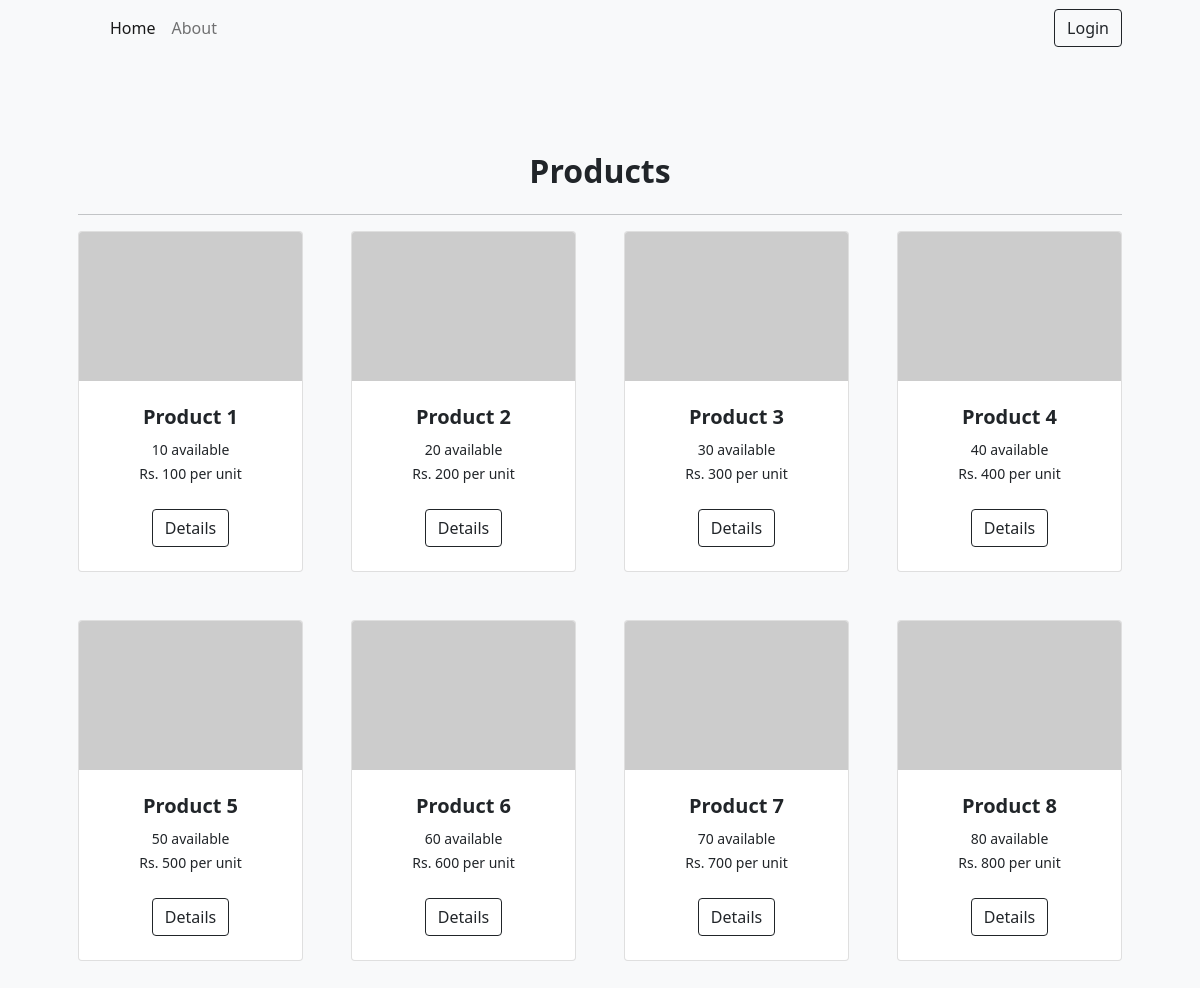
The page / on the database its author committed.
### tables this page shows
CREATE TABLE `products` (
  `productId` int NOT NULL AUTO_INCREMENT,
  `productName` varchar(50) NOT NULL,
  `product_price` int NOT NULL,
  `product_quantity` int NOT NULL,
  `product_description` varchar(100) DEFAULT NULL,
  `product_image` varchar(100) DEFAULT NULL,
  `product_supplier` varchar(20) DEFAULT NULL,
  PRIMARY KEY (`productId`)
);

### public/index.php (called while the page is built, shortened)
<?php
$router = new Router();
$router->get('/', [MainController::class, 'landingPage']);
$router->get('/login', [UserController::class, 'userLogin']);
$router->post('/login', [UserController::class, 'userLogin']);
$router->get('/signin', [UserController::class, 'userSignin']);
$router->post('/signin', [UserController::class, 'userSignin']);
$router->post('/logout', [UserController::class, 'userLogout']);
$router->get('/admin/products', [MainController::class, 'authAdminProductPage']);
$router->post('/admin/products', [MainController::class, 'authAdminProductPage']);
$router->get('/admin/add/products', [ProductController::class, 'adminAddNewProducts']);
$router->post('/admin/add/products', [ProductController::class, 'adminAddNewProducts']);
$router->get('/admin/edit/products', [ProductController::class, 'productUpdateForm']);
$router->post('/admin/edit/products', [ProductController::class, 'productUpdateForm']);
$router->get('/admin/updated/products', [ProductController::class, 'adminUpdateProducts']);
$router->post('/admin/updated/products', [ProductController::class, 'adminUpdateProducts']);
$router->post('/admin/delete/products', [ProductController::class, 'adminDeleteProducts']);
$router->get('/admin/customers', [MainController::class, 'authAdminCustomerPage']);
$router->post('/admin/customers', [MainController::class, 'authAdminCustomerPage']);
$router->post('/admin/delete/customers', [CustomerController::class, 'deleteExistingCustomerByAdmin']);
$router->get('/admin/orders', [MainController::class, 'authAdminOrderPage']);
$router->post('/admin/orders', [MainController::class, 'authAdminOrderPage']);
$router->post('/admin/delete/orders', [OrderController::class, 'deleteOrder']);
$router->get('/customer/products', [MainController::class, 'authCustomerProductPage']);
$router->post('/customer/products', [MainController::class, 'authCustomerProductPage']);
$router->get('/customer/orders', [MainController::class, 'authCustomerOrderPage']);
$router->post('/customer/orders', [MainController::class, 'authCustomerOrderPage']);
$router->get('/customer/product/orders', [OrderController::class, 'customerProductOrderForm']);
$router->post('/customer/product/orders', [OrderController::class, 'customerProductOrderForm']);
$router->get('/customer/new_orders', [OrderController::class, 'insertsNewOrdersOfCustomers']);
$router->post('/customer/new_orders', [OrderController::class, 'insertsNewOrdersOfCustomers']);
$router->get('/customer/edit/orders', [OrderController::class, 'customerUpdateOrderForm']);
$router->post('/customer/edit/orders', [OrderController::class, 'customerUpdateOrderForm']);
$router->get('/customer/updated/orders', [OrderController::class, 'updateOrder']);
$router->post('/customer/updated/orders', [OrderController::class, 'updateOrder']);
$router->post('/customer/delete/orders', [OrderController::class, 'deleteOrder']);
$router->resolve();

### Base/Database.php (called while the page is built, shortened)
<?php
class Database
{
    private $conn;
    public function __construct()
    {
        $servername = "localhost";
        $username = "user";
        $password = "pass123";
        $dbname = "cms";
        $this->conn = new \mysqli($servername, $username, $password, $dbname);
    }
    public function getProductInfo()
    {
        $sql = 'SELECT * FROM products';
        $result = $this->conn->query($sql);
        return $result->fetch_all(MYSQLI_ASSOC);
    }
}

### views/_landing_page/index.php (the view, shortened to what this page needs)
<section class="py-5 bg-light">
    <div class="container px-4 px-lg-5 mt-5">
        <center> <h2 class="fw-bolder mb-4">Products</h2> </center> <hr>
        <div class="row gx-4 gx-lg-5 row-cols-2 row-cols-md-3 row-cols-xl-4 justify-content-center">
            <?php foreach($products as $i => $products) : ?>
                <div class="col mb-5">
                    <div class="card h-100">
                        <img class="card-img-top" src="https://dummyimage.com/450x300/dee2e6/6c757d.jpg" alt="..." />
                        <div class="card-body p-4">
                            <div class="text-center">
                                <h5 class="fw-bolder"><?php echo $products['productName']?></h5>
                                <small>  <?php echo $products['product_quantity']?> available </small> <br>
                                <small> Rs. <?php echo $products['product_price']?> per unit </small>
                            </div>
                        </div>
                        <div class="card-footer p-4 pt-0 border-top-0 bg-transparent">
                            <div class="text-center"><a class="btn btn-outline-dark mt-auto" href="#">Details</a></div>
                        </div>
                    </div>
                </div>
            <?php endforeach ?>
        </div>
    </div>
</section>

### Router.php (shortened to what this page needs)
<?php
class Router
{
    public array $getRoutes = [];
    public array $postRoutes = [];
    public function __construct()
    {
        $this->db = new Database();
    }
    public function get($url, $fn)
    {
        $this->getRoutes[$url] = $fn;
    }
    public function post($url, $fn)
    {
        $this->postRoutes[$url] = $fn;
    }
    public function resolve()
    {
        $currentUrl = $_SERVER['PATH_INFO'] ?? '/';
        $method = $_SERVER['REQUEST_METHOD'];
        if ($method === 'GET') {
            $fn = $this->getRoutes[$currentUrl] ?? null;
        } else {
            $fn = $this->postRoutes[$currentUrl] ?? null;
        }
        if ($fn) {
            call_user_func($fn, $this);
        } else {
            echo "Page not found";
        }
    }
    public function renderView($view, $params = [], $title = null)
    {
        include_once __DIR__ . "/views/$view.php";
        $content = ob_get_clean();
        include_once __DIR__ . "/views/$title/base.php";
    }
}

### controllers/MainController.php (shortened to what this page needs)
<?php
class MainController extends AbstractController
{
    public static function landingPage(Router $router)
    {
        if($_SESSION['userLoggedIn'] == true){
            if($_SESSION['userType'] == 1){
                self::authAdminProductPage($router);
            }
            else{
                self::authCustomerProductPage($router);
            }
        }
        else{
            $products = $router->db->getProductInfo();
            $router->renderView('_landing_page/index', [
                    'products' => $products,
                ],
                null
            );
        }
    }
}

### views/base.php (shortened to what this page needs)
<!DOCTYPE html>
<html lang="en">
<head>
    <link href="https://cdn.jsdelivr.net/npm/bootstrap@5.0.2/dist/css/bootstrap.min.css" rel="stylesheet">
    <?php require_once 'nav.php' ?>
</head>
<body>
    <?php echo $content ?>
</body>
</html>

### views/nav.php (shortened to what this page needs)
<nav class="navbar navbar-expand-lg navbar-light bg-light">
    <div class="container px-4 px-lg-5">
            <div class="collapse navbar-collapse" id="navbarSupportedContent">
                <ul class="navbar-nav me-auto mb-2 mb-lg-0 ms-lg-4">
                    <li class="nav-item"><a class="nav-link active" aria-current="page" href="/">Home</a></li>
                    <li class="nav-item"><a class="nav-link" href="#">About</a></li>
                </ul>
                <a class="btn btn-outline-dark" href = "login"> Login </a>
            </div>
    </div>
</nav>

### rows shown on the page
products: productName "Product 1", product_quantity "10", product_price "100"
products: productName "Product 2", product_quantity "20", product_price "200"
products: productName "Product 3", product_quantity "30", product_price "300"
products: productName "Product 4", product_quantity "40", product_price "400"
products: productName "Product 5", product_quantity "50", product_price "500"
products: productName "Product 6", product_quantity "60", product_price "600"
products: productName "Product 7", product_quantity "70", product_price "700"
products: productName "Product 8", product_quantity "80", product_price "800"
